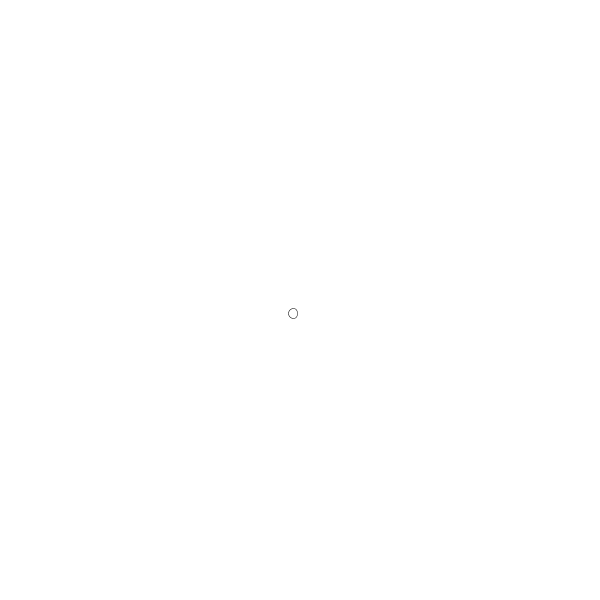
Frame 1 (no input)
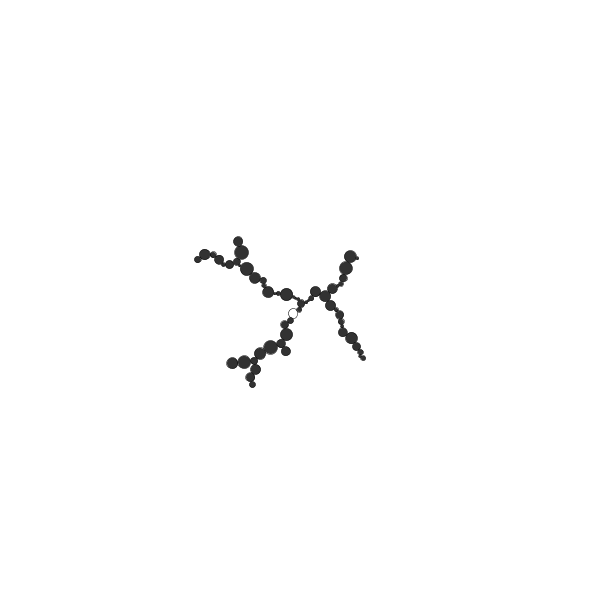
Frame 60 (the mouse pressed at the canvas centre just before this capture)
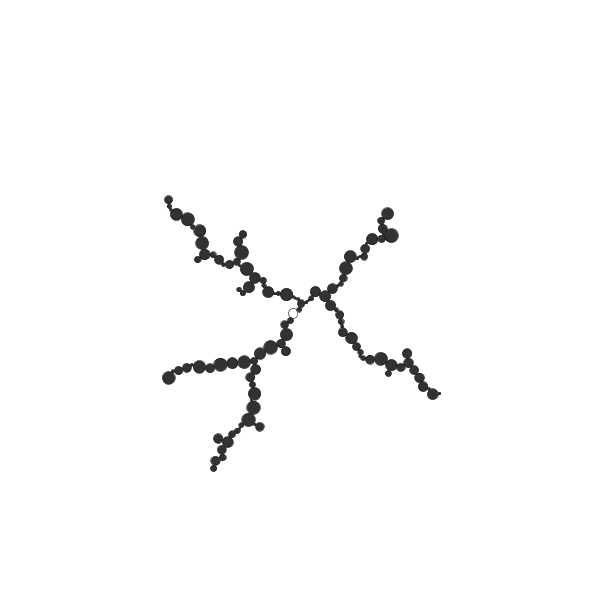
Frame 120 (the mouse held since frame 60 and released just before this capture)

The Processing sketch that drew these frames (run headless with seeded random() and noise(); from frame 60 on, the mouse is pressed at the canvas centre):

// Processing sketch: sketch_210615b
// ── sketch_210615b.pde

int maxCount = 5000;
int currentCount = 0;
float[] newx = new float[maxCount];
float[] newy = new float[maxCount];
float[] x = new float[maxCount];
float[] y = new float[maxCount];
float[] r = new float[maxCount];

boolean drawGhosts = false;

void setup() {
  size(600, 600);
  smooth();
  x[0] = width/2;
  y[0] = height/2;
  r[0] = 10;
}

void draw() {
  background(255);
  strokeWeight(0.5);

  float newR = random(1, 7);
  float newX = random(0+newR, width-newR);
  float newY = random(0+newR, height-newR);

  float closestDist = 10000000;
  int closestIndex = 0;

  for (int i = 0; i < currentCount; i++) {
    float newDist = dist(newX, newY, x[i], y[i]);
    if (newDist < closestDist) {
      closestDist = newDist;
      closestIndex = i;
    }
  }

  float angle = atan2(newY-y[closestIndex], newX-x[closestIndex]);

  newx[currentCount] = newX;
  newy[currentCount] = newY;
  x[currentCount] = x[closestIndex] + cos(angle) * (r[closestIndex]+newR);
  y[currentCount] = y[closestIndex] + sin(angle) * (r[closestIndex]+newR);
  r[currentCount] = newR;
  currentCount++;

  if (drawGhosts) {
    for (int i = 0; i < currentCount; i++) {
      fill(230);
      ellipse(newx[i], newy[i], r[i]*2, r[i]*2);
      line(newx[i], newy[i], x[i], y[i]);  
    }
  }
  for (int i = 0; i < currentCount; i++) {
    if (i == 0) noFill();
    else fill(50);
    ellipse(x[i], y[i], r[i]*2, r[i]*2);
  }

  if (currentCount >= maxCount) noLoop();
}

void keyReleased() {
  if (key == '1') drawGhosts = !drawGhosts;
}
